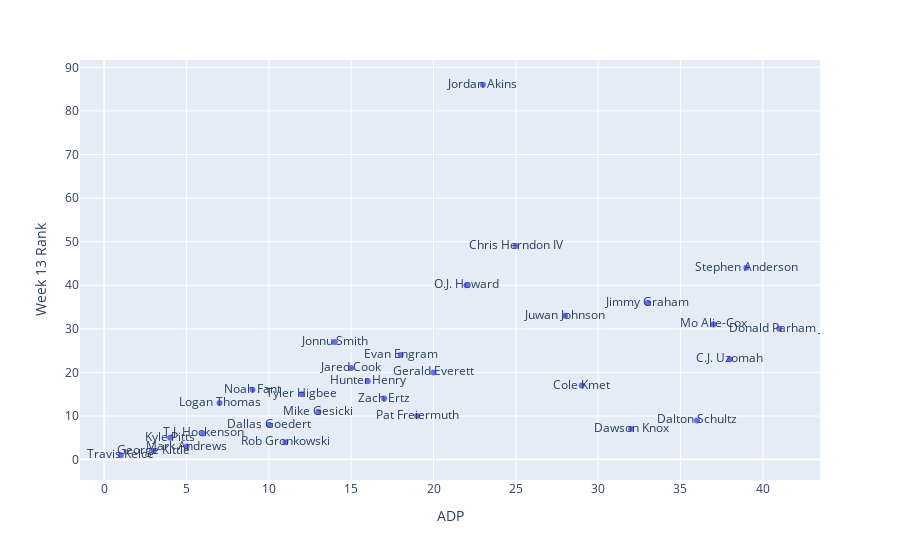
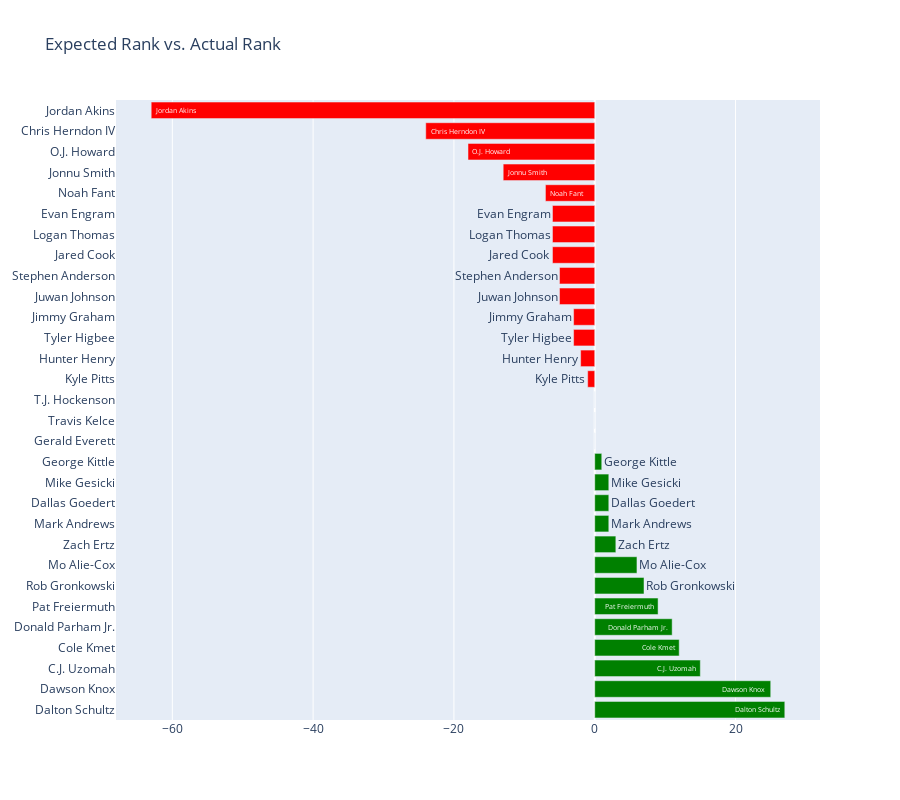

Source (notebook cell) for these figures, in order:
### Code cell
fig = px.scatter(df_ratios, x="ADP", y="Week 13 Rank", text='Player')
fig.show()

# Data



## here I'm adding a column with colors
df_ratios["Color"] = np.where(df_ratios["Ratio"]<0, 'red', 'green')
#df_ratios['hover_str'] = 'OG:'+ str(df_ratios['ADP']) + ' | Actual: '+ str(df_ratios['Week 13 Rank']) +'| Difference: ' + str(df_ratios['Ratio'])
# Plot
fig = go.Figure()
titleStuff = {
    'text': 'Expected Rank vs. Actual Rank'
}
fig.add_trace(
    go.Bar(name='Net',
            y=df_ratios['Player'],
            x=df_ratios['Ratio'],
            marker_color=df_ratios['Color']))
fig.update_layout(title=titleStuff)
fig.update_traces(text=df_ratios['Player'], selector=dict(type='bar'))
fig.update_traces(hovertext=df_ratios['Hover'], selector=dict(type='bar'))
fig.update_layout(barmode='stack')
fig.update_layout(selectdirection="h")
fig.update_traces(orientation='h', selector=dict(type='bar'))
fig.update_layout(height=800)

#fig.update_traces(hovertemplate=df_ratios['hover_str'], selector=dict(type='bar'))
fig.show()

fig.write_html("lastexport.html")

### Figure 1 — Plotly figure (JSON) as saved in the notebook; plotly's stock layout.template omitted (floating-point values rounded to 4 significant figures)
{"data": [{"hovertemplate": "ADP=%{x}<br>Week 13 Rank=%{y}<br>Player=%{text}<extra></extra>", "legendgroup": "", "marker": {"color": "#636efa", "symbol": "circle"}, "mode": "markers+text", "name": "", "orientation": "v", "showlegend": false, "text": ["Dalton Schultz", "Dawson Knox", "C.J. Uzomah", "Cole Kmet", "Donald Parham Jr.", "Pat Freiermuth", "Rob Gronkowski", "Mo Alie-Cox", "Zach Ertz", "Mark Andrews", "Dallas Goedert", "Mike Gesicki", "George Kittle", "Gerald Everett", "Travis Kelce", "T.J. Hockenson", "Kyle Pitts", "Hunter Henry", "Tyler Higbee", "Jimmy Graham", "Juwan Johnson", "Stephen Anderson", "Jared Cook", "Logan Thomas", "Evan Engram", "Noah Fant", "Jonnu Smith", "O.J. Howard", "Chris Herndon IV", "Jordan Akins"], "type": "scatter", "x": [36, 32, 38, 29, 41, 19, 11, 37, 17, 5, 10, 13, 3, 20, 1, 6, 4, 16, 12, 33, 28, 39, 15, 7, 18, 9, 14, 22, 25, 23], "xaxis": "x", "y": [9, 7, 23, 17, 30, 10, 4, 31, 14, 3, 8, 11, 2, 20, 1, 6, 5, 18, 15, 36, 33, 44, 21, 13, 24, 16, 27, 40, 49, 86], "yaxis": "y"}], "layout": {"legend": {"tracegroupgap": 0}, "margin": {"t": 60}, "xaxis": {"anchor": "y", "domain": [0, 1], "title": {"text": "ADP"}}, "yaxis": {"anchor": "x", "domain": [0, 1], "title": {"text": "Week 13 Rank"}}}}

### Figure 2 — Plotly figure (JSON) as saved in the notebook; plotly's stock layout.template omitted (floating-point values rounded to 4 significant figures)
{"data": [{"hovertext": ["Rank: 36.0 -> 9 (27.0)", "Rank: 32.0 -> 7 (25.0)", "Rank: 38.0 -> 23 (15.0)", "Rank: 29.0 -> 17 (12.0)", "Rank: 41.0 -> 30 (11.0)", "Rank: 19.0 -> 10 (9.0)", "Rank: 11.0 -> 4 (7.0)", "Rank: 37.0 -> 31 (6.0)", "Rank: 17.0 -> 14 (3.0)", "Rank: 5.0 -> 3 (2.0)", "Rank: 10.0 -> 8 (2.0)", "Rank: 13.0 -> 11 (2.0)", "Rank: 3.0 -> 2 (1.0)", "Rank: 20.0 -> 20 (0.0)", "Rank: 1.0 -> 1 (0.0)", "Rank: 6.0 -> 6 (0.0)", "Rank: 4.0 -> 5 (-1.0)", "Rank: 16.0 -> 18 (-2.0)", "Rank: 12.0 -> 15 (-3.0)", "Rank: 33.0 -> 36 (-3.0)", "Rank: 28.0 -> 33 (-5.0)", "Rank: 39.0 -> 44 (-5.0)", "Rank: 15.0 -> 21 (-6.0)", "Rank: 7.0 -> 13 (-6.0)", "Rank: 18.0 -> 24 (-6.0)", "Rank: 9.0 -> 16 (-7.0)", "Rank: 14.0 -> 27 (-13.0)", "Rank: 22.0 -> 40 (-18.0)", "Rank: 25.0 -> 49 (-24.0)", "Rank: 23.0 -> 86 (-63.0)"], "marker": {"color": ["green", "green", "green", "green", "green", "green", "green", "green", "green", "green", "green", "green", "green", "green", "green", "green", "red", "red", "red", "red", "red", "red", "red", "red", "red", "red", "red", "red", "red", "red"]}, "name": "Net", "orientation": "h", "text": ["Dalton Schultz", "Dawson Knox", "C.J. Uzomah", "Cole Kmet", "Donald Parham Jr.", "Pat Freiermuth", "Rob Gronkowski", "Mo Alie-Cox", "Zach Ertz", "Mark Andrews", "Dallas Goedert", "Mike Gesicki", "George Kittle", "Gerald Everett", "Travis Kelce", "T.J. Hockenson", "Kyle Pitts", "Hunter Henry", "Tyler Higbee", "Jimmy Graham", "Juwan Johnson", "Stephen Anderson", "Jared Cook", "Logan Thomas", "Evan Engram", "Noah Fant", "Jonnu Smith", "O.J. Howard", "Chris Herndon IV", "Jordan Akins"], "type": "bar", "x": [27, 25, 15, 12, 11, 9, 7, 6, 3, 2, 2, 2, 1, 0, 0, 0, -1, -2, -3, -3, -5, -5, -6, -6, -6, -7, -13, -18, -24, -63], "y": ["Dalton Schultz", "Dawson Knox", "C.J. Uzomah", "Cole Kmet", "Donald Parham Jr.", "Pat Freiermuth", "Rob Gronkowski", "Mo Alie-Cox", "Zach Ertz", "Mark Andrews", "Dallas Goedert", "Mike Gesicki", "George Kittle", "Gerald Everett", "Travis Kelce", "T.J. Hockenson", "Kyle Pitts", "Hunter Henry", "Tyler Higbee", "Jimmy Graham", "Juwan Johnson", "Stephen Anderson", "Jared Cook", "Logan Thomas", "Evan Engram", "Noah Fant", "Jonnu Smith", "O.J. Howard", "Chris Herndon IV", "Jordan Akins"]}], "layout": {"barmode": "stack", "height": 800, "selectdirection": "h", "title": {"text": "Expected Rank vs. Actual Rank"}}}
